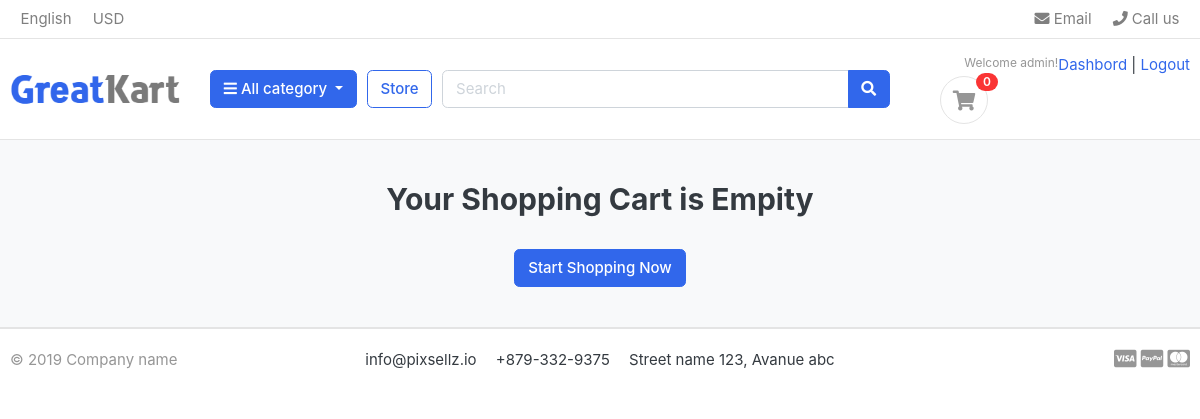
The app's page /cart/ (signed in), older data.
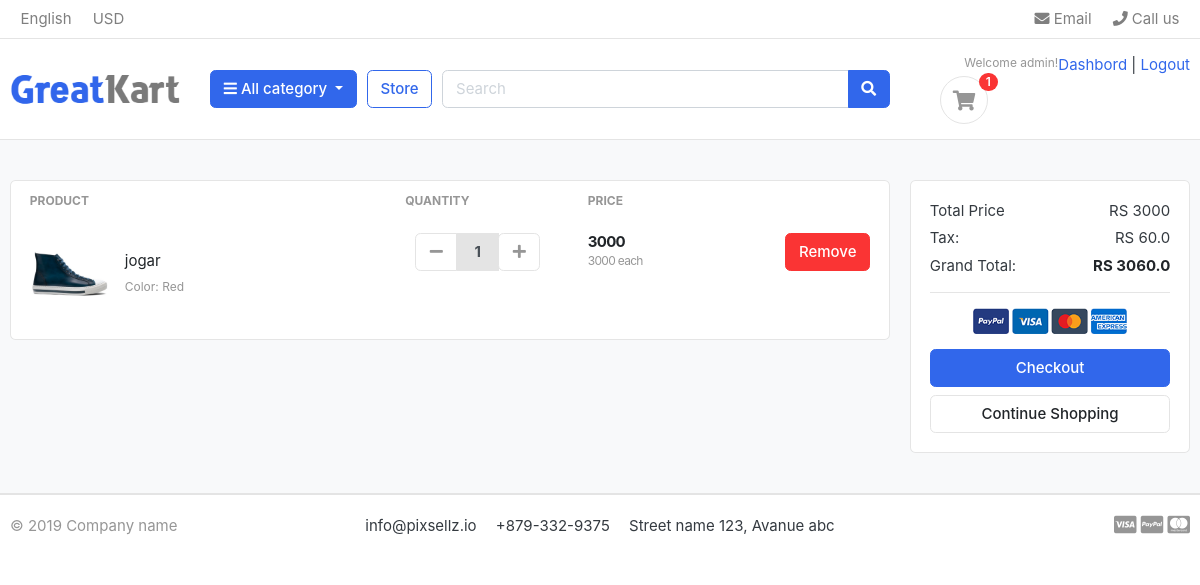
The same page, newer data.
### accounts/models.py (models this page shows, shortened)
class Account(AbstractBaseUser):
    email = models.EmailField(unique=True)
    first_name = models.CharField(max_length=50)
    last_name = models.CharField(max_length=50)
    username = models.CharField(max_length=50, unique= True)
    Phone_Number = models.CharField(max_length=50)
    date_joined = models.DateTimeField(auto_now_add= True)
    last_login = models.DateTimeField(auto_now_add= True)
    is_admin = models.BooleanField(default=False)
    is_staff = models.BooleanField(default=False)
    is_active = models.BooleanField(default=False)
    is_superadmin = models.BooleanField(default=False)
    USERNAME_FIELD = 'email'
    REQUIRED_FIELDS = ['first_name', 'last_name', 'username']
    objects = MyAccountManager()

### carts/models.py (models this page shows, shortened)
class CartItem(models.Model):
    user = models.ForeignKey(Account, on_delete=models.CASCADE, null=True)
    product = models.ForeignKey(Product, on_delete=models.CASCADE)
    variations = models.ManyToManyField(Variation, blank= True)
    cart = models.ForeignKey(Cart, on_delete=models.CASCADE, null=True)
    quantity = models.IntegerField()
    is_active = models.BooleanField(default= True)
    def sub_total(self):
        return self.product.price * self.quantity  # this method calculates the subtotal of each product in the cart item.

### store/models.py (models this page shows, shortened)
class Product(models.Model):
    product_name = models.CharField(max_length=200, unique= True)
    slug = models.SlugField(max_length=200, unique=True)
    description = models.TextField(max_length=1000, blank=True)
    price = models.IntegerField()
    images = models.ImageField(upload_to = 'photos/products')
    stock = models.IntegerField()
    is_available = models.BooleanField(default= True)
    category = models.ForeignKey(Category, on_delete=models.CASCADE)
    created_date = models.DateTimeField(auto_now_add=True)
    modified_date = models.DateTimeField(auto_now=True)
    def get_url(self):
        return reverse('product_detail', args=[self.category.slug, self.slug])

class Variation(models.Model):
    product = models.ForeignKey(Product, on_delete=models.CASCADE)
    variation_category = models.CharField(max_length=100, choices=variation_category_choices)
    variation_value = models.CharField(max_length=100)
    is_active = models.BooleanField(default=True)
    created_date = models.DateTimeField(auto_now=True)
    objects = VariationManager()

### carts/views.py (the view)
# urls.py: path('cart/',include('carts.urls')),
def cart(request, total = 0, quantity = 0, cart_item = None):
    try:
        tax = 0
        grand_total = 0
        if request.user.is_authenticated:
            cart_items = CartItem.objects.filter(user = request.user, is_active=True)
        else:
            cart = Cart.objects.get(cart_id=_cart_id(request))
            cart_items = CartItem.objects.filter(cart=cart, is_active=True)
        for cart_item in cart_items:
            total += (cart_item.product.price * cart_item.quantity)
            quantity += cart_item.quantity
        tax = (2 * total) / 100
        grand_total = total + tax
    except ObjectDoesNotExist:
        pass
    context = {
        'total': total,
        'quantity': quantity,
        'cart_items': cart_items,
        'tax': tax,
        'grand_total': grand_total,
    }
    return render(request, 'store/cart.html', context)

### carts/context_processors.py (called while the page is built)
def counter(request):
    cart_count = 0
    if 'admin' in request.path:
        return {}
    else:
        try:
            cart = Cart.objects.filter(cart_id=_cart_id(request))
            if request.user.is_authenticated:
                cart_items = CartItem.objects.all().filter(user=request.user)
            else:
                cart_items = CartItem.objects.all().filter(cart = cart[:1])
            for cart_item in cart_items:
                cart_count += cart_item.quantity
        except CartItem.DoesNotExist:
            cart_count = 0
    return dict(cart_count = cart_count)

### carts/views.py (called while the page is built)
def _cart_id(request):
    cart = request.session.session_key
    if not cart:
        cart = request.session.create()
    return cart

### category/context_processors.py (called while the page is built)
def menu_links(request):
    links = Category.objects.all()
    return dict(link = links)

### templates/store/cart.html (shortened to what this page needs)
{% extends 'base.html'%}
{% load static %}
{% block content%}
<section class="section-content padding-y bg">
    <div class="container">
    {% if not cart_items%}
        <h2 class = "text-center">Your Shopping Cart is Empity</h2>
        <br>
        <div class = "text-center">
            <a href="{% url 'store' %}" class="btn btn-primary">Start Shopping Now</a>
        </div>
    {% else %}
    <div class="row">
        <aside class="col-lg-9">
    <div class="card">
    <table class="table table-borderless table-shopping-cart">
    <thead class="text-muted">
    <tr class="small text-uppercase">
      <th scope="col">Product</th>
      <th scope="col" width="120">Quantity</th>
      <th scope="col" width="120">Price</th>
      <th scope="col" class="text-right" width="200"> </th>
    </tr>
    </thead>
    <tbody>
    {%for cart_item in cart_items %}
    <tr>
        <td>
            <figure class="itemside align-items-center">
                <div class="aside"><img src="{{cart_item.product.images.url}}" class="img-sm"></div>
                <figcaption class="info">
                    <a href="{{ cart_item.product.get_url }}" class="title text-dark">{{cart_item.product.product_name}}</a>
                    <p class="text-muted small">
                        {% if cart_item.variations.all %}
                            {% for item in cart_item.variations.all %}
                                {{ item.variation_category|capfirst }}: {{ item.variation_value|capfirst }} <br>
                            {% endfor %}
                        {% else %}
                            No variations available.
                        {% endif %}
                    </p>
                </figcaption>
            </figure>
        </td>
        <td>
                        <div class="col">
                            <div class="input-group input-spinner">
                                <div class="input-group-prepend">
                                    <a href="{% url 'remove_cart' cart_item.product.id cart_item.id %}" class="btn btn-light" id="button-minus" role="button">
                                        <i class="fa fa-minus"></i>
                                    </a>
                                </div>
                                <input type="text" class="form-control" value="{{ cart_item.quantity }}" readonly>
                                <div class="input-group-append">
                                    <form action="{% url 'add_cart' cart_item.product.id %}" method="POST">
                                        <button class="btn btn-light" type="submit" id="button-plus">
                                            <i class="fa fa-plus"></i>
                                        </button>
                                    </form>
                                </div>
                            </div>
                        </div>
        </td>
        <td>
            <div class="price-wrap">
                <var class="price">{{cart_item.sub_total}}</var>
                <small class="text-muted"> {{ cart_item.product.price}} each </small>
            </div>
        </td>
        <td class="text-right">
            <a href="{% url 'remove_cart_item' cart_item.product.id cart_item.id %}" onclick="return confirm('Are you sure you want to delete this item?')" class="btn btn-danger">Remove</a>
        </td>
    </tr>
   {% endfor %}
    </tbody>
    </table>
    </div>
        </aside>
        <aside class="col-lg-3">
            <div class="card">
            <div class="card-body">
                <dl class="dlist-align">
                  <dt>Total Price</dt>
                  <dd class="text-right"> RS {{total}}</dd>
                </dl>
                <dl class="dlist-align">
                  <dt>Tax:</dt>
                  <dd class="text-right"> RS {{tax}}</dd>
                </dl>
                <dl class="dlist-align">
                  <dt>Grand Total:</dt>
                  <dd class="text-right text-dark b"><strong>RS {{grand_total}}</strong></dd>
                </dl>
                <hr>
                <p class="text-center mb-3">
                    <img src="{%static './images/misc/payments.png'%}" height="26">
                </p>
                <a href="{% url 'checkout' %}" class="btn btn-primary btn-block"> Checkout </a>
                <a href="{% url 'store'%}" class="btn btn-light btn-block">Continue Shopping</a>
            </div>
            </div>
    </aside>
    </div>
    {% endif %}
    </div>
    </section>
{% endblock %}

### templates/base.html (shortened to what this page needs)
{% load static %}
<!DOCTYPE HTML>
<html lang="en">
<head>
<link href="{% static 'css/bootstrap.css'%}" rel="stylesheet" type="text/css"/>
<link href="{% static 'fonts/fontawesome/css/all.min.css'%}" type="text/css" rel="stylesheet">
<link href="{%static 'css/ui.css'%}" rel="stylesheet" type="text/css"/>
<link href="{%static 'css/responsive.css'%}" rel="stylesheet" media="only screen and (max-width: 1200px)" />
</head>
<body>
     {% include 'includes/navbar.html'%}
    {%block content%}{% endblock%}
    {% include 'includes/footer.html'%}

### templates/includes/navbar.html (shortened to what this page needs)
{%load static%}
<header class="section-header">
    <nav class="navbar p-md-0 navbar-expand-sm navbar-light border-bottom">
    <div class="container">
      <div class="collapse navbar-collapse" id="navbarTop4">
        <ul class="navbar-nav mr-auto">
            <li class="nav-item dropdown">
                 <a href="#" class="nav-link">   English </a>
            </li>
            <li class="nav-item dropdown">
                <a href="#" class="nav-link"> USD </a>
            </li>
        </ul>
        <ul class="navbar-nav">
            <li><a href="#" class="nav-link"> <i class="fa fa-envelope"></i> Email </a></li>
            <li><a href="#" class="nav-link"> <i class="fa fa-phone"></i> Call us </a></li>
        </ul>
      </div>
    </div>
    </nav>
    <section class="header-main border-bottom">
        <div class="container">
    <div class="row align-items-center">
        <div class="col-lg-2 col-md-3 col-6">
            <a href="{% url 'home'%}" class="brand-wrap">
                <img class="logo" src="{%static './images/logo.png'%}">
            </a>
        </div>
        <div class="col-lg col-sm col-md col-6 flex-grow-0">
            <div class="category-wrap dropdown d-inline-block float-right">
                <button type="button" class="btn btn-primary dropdown-toggle" data-toggle="dropdown">
                    <i class="fa fa-bars"></i> All category
                </button>
            </div>
        </div>
        <a href="{% url 'store'%}" class="btn btn-outline-primary">Store</a>
        <div class="col-lg  col-md-6 col-sm-12 col">
            <form action="{% url 'search'%}" class="search" method="GET">
                <div class="input-group w-100">
                    <input type="text" class="form-control" style="width:60%;" placeholder="Search" name="keyword">
                    <div class="input-group-append">
                      <button class="btn btn-primary" type="submit">
                        <i class="fa fa-search"></i>
                      </button>
                    </div>
                </div>
            </form>
        </div>
        <div class="col-lg-3 col-sm-6 col-8 order-2 order-lg-3">
                    <div class="d-flex justify-content-end mb-3 mb-lg-0">
                        {% if user.id is None %}
                        <div class="widget-header">
                            <small class="title text-muted">Welcome guest!</small>
                            <div>
                                <a href="{% url 'login' %}">Sign in</a> <span class="dark-transp"> | </span>
                                <a href="{% url 'register' %}"> Register</a>
                            </div>
                        </div>
                        {% else %}
                            <small class="title text-muted">Welcome {{user.first_name}}!</small>
                            <div>
                                <a href="{% url 'dashboard' %}">Dashbord</a> <span class="dark-transp"> | </span>
                                <a href="{% url 'logout' %}"> Logout </a>
                            </div>
                        </div>
                        {% endif %}
                        <a href="{% url 'cart' %}" class="widget-header pl-3 ml-3">
                            <div class="icon icon-sm rounded-circle border"><i class="fa fa-shopping-cart"></i></div>
                            <span class="badge badge-pill badge-danger notify">{{cart_count}}</span>
                        </a>
                    </div>
                </div>
    </div>
    </section>
    </header>

### templates/includes/footer.html
<footer class="section-footer border-top">
	<div class="container">
		<section class="footer-bottom border-top row">
			<div class="col-md-2">
				<p class="text-muted"> &copy 2019 Company name </p>
			</div>
			<div class="col-md-8 text-md-center">
				<span  class="px-2">info@pixsellz.io</span>
				<span  class="px-2">+879-332-9375</span>
				<span  class="px-2">Street name 123, Avanue abc</span>
			</div>
			<div class="col-md-2 text-md-right text-muted">
				<i class="fab fa-lg fa-cc-visa"></i>
				<i class="fab fa-lg fa-cc-paypal"></i>
				<i class="fab fa-lg fa-cc-mastercard"></i>
			</div>
		</section>
	</div>
</footer>

### static/css/ui.css (style rules this page uses)
html { font-family: "Inter", sans-serif; font-size: 15px; }
.price-wrap { letter-spacing: -0.7px; }
.icon-xs, .icon-sm, .icon-md, .icon-lg { display: inline-block; text-align: center; flex-shrink: 0; flex-grow: 0; }
.icon-sm { width: 48px; height: 48px; line-height: 48px !important; font-size: 20px; }
.img-xs, .img-sm, .img-md, .img-lg { -o-object-fit: cover; object-fit: cover; flex-shrink: 0; flex-grow: 0; }
.img-sm { width: 80px; height: 80px; }
.padding-y { padding-top: 40px; padding-bottom: 40px; }
var { font-style: normal; }
figure { margin-bottom: 0; }
.bg { background-color: #f8f9fa; }
.b { font-weight: 600; }
p:last-child { margin-bottom: 0; }
.header-main { position: relative; padding-top: 1rem; padding-bottom: 1rem; }
.brand-wrap .logo, .navbar-brand .logo { margin-right: 7px; max-height: 42px; display: inline-block; }
.widget-header { display: inline-block; vertical-align: middle; position: relative; }
.widget-header i { color: #969696; }
.widget-header .notify { position: absolute; top: -3px; right: -10px; }
.footer-bottom { padding-top: 20px; padding-bottom: 20px; }
.btn-light { background-color: #fff; border-color: #e4e4e4; }
.btn-light i { color: #969696; }
.itemside { position: relative; display: flex; width: 100%; }
.itemside .aside { position: relative; flex-shrink: 0; }
.itemside .info { padding-left: 15px; padding-right: 7px; }
.itemside p { margin-bottom: 0; }
.itemside .title { display: block; margin-bottom: 5px; color: #212529; }
[class*=dlist-] { margin-bottom: 5px; }
[class*=dlist-] dd { margin-bottom: 0; }
.dlist-align { display: flex; }
.dlist-align dt { width: 150px; word-wrap: break-word; font-weight: normal; }
.dlist-align dd { flex-grow: 1; }
.notify { position: absolute; top: -4px; right: -10px; display: inline-block; padding: 0.25em 0.6em; font-size: 12px; line-height: 1; text-align: center; border-radius: 3rem; color: #fff; background-color: #fa3434; }
.price { font-weight: 600; color: #212529; }
.input-spinner { width: 125px; flex-wrap: nowrap; display: inline-flex; vertical-align: middle; }
.input-spinner input.form-control { text-align: center; max-width: 46px; font-weight: bold; flex-basis: 46px; border-color: #e4e4e4; flex-grow: 0; }
.input-spinner .btn { width: 42px; text-align: center; padding-left: 0.5rem; padding-right: 0.5rem; }
.table-shopping-cart.table td, .table-shopping-cart.table th { padding-left: 1.25rem; padding-right: 1.25rem; }
.table-shopping-cart .price-wrap { line-height: 1.2; }
.table-shopping-cart .price { font-weight: bold; margin-right: 5px; display: block; }

Row changes from the older to the newer data that the page shows:
added CartItem: product.images (picture), product.product_name "jogar", quantity "1", sub_total "3000", product.price "3000"
now on this page (row unchanged): Variation: variation_category "Color", variation_value "Red"
Text that changed along with them:
{{ cart_count }}: "0" → "1"
{{ total }}: (not shown) → "3000"
{{ tax }}: (not shown) → "60.0"
{{ grand_total }}: (not shown) → "3060.0"
text no longer shown: "Your Shopping Cart is Empity Start Shopping Now"
text now shown: "PRODUCT QUANTITY PRICE Total Price RS Tax: RS Grand Total: RS Checkout Continue Shopping"
